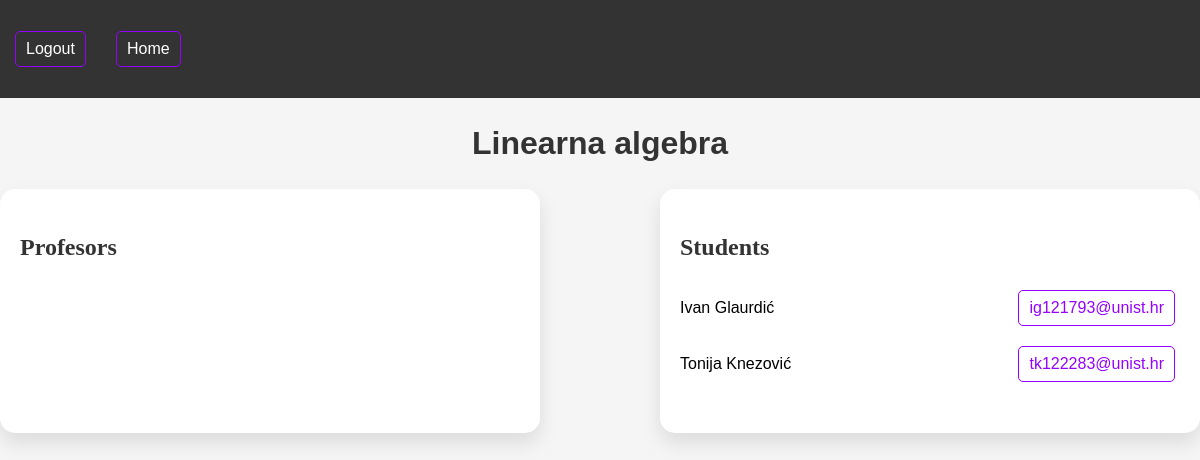
The page /Course-details/1 (signed in) on the database its author committed.
### app/models.py (models this page shows, shortened)
class Predmeti(models.Model):
    IZBORNI = (('da', 'da'), ('ne', 'ne'))
    name = models.CharField(max_length=50)
    kod = models.CharField(max_length=50)
    program = models.CharField(max_length=50)
    ects = models.IntegerField()
    sem_red = models.IntegerField()
    sem_izv = models.IntegerField()
    izborni = models.CharField(max_length=50, choices=IZBORNI)

class Korisnik(AbstractUser):
    ROLES = (('prof', 'profesor'), ('stu', 'student'), ('admin', 'admin'))
    STATUS = (('none', 'None'), ('izv', 'izvanredni student'),
              ('red', 'redovni student'))
    role = models.CharField(max_length=50, choices=ROLES, default='stu')
    status = models.CharField(max_length=50, choices=STATUS, default='none')
    def full_name(self):
        return '%s %s' % (self.first_name, self.last_name)

### app/views.py (the view)
@admin_required
def course_details(request, id):
    course = Predmeti.objects.get(pk=id)
    students = Korisnik.objects.filter(upisnilist__predmet=course)
    profesors = Korisnik.objects.filter(assignedcourse__predmet=course)
    context = {
        'course': course,
        'profesors': profesors,
        'students': students,
    }
    return render(request, 'course_details.html', context)

### app/templates/course_details.html (shortened to what this page needs)
<!DOCTYPE html>
<html lang="en">
    {% load static %}
<head>
    <link rel="stylesheet" type="text/css" href="{% static 'css/style.css' %}"/>
</head>
<body>
    <nav>
        <ul>
            <li><a href="{% url 'logout' %}">Logout</a></li>
            <li><a href="{% url 'admin_page' %}">Home</a></li>
        </ul>
    </nav>
    <h1> {{ course.name }} </h1>
    <section class="list-cointainer">
        <div class="all-profesors">
            <h2>Profesors</h2>
        </div>
        <div class="all-students">
            <h2>Students</h2>
            <ul class="all-students-list">
            {% for student in students %}
                <li>
                    {{ student.full_name }}
                    <a href="{% url 'student_details' student.id %}">{{ student.email }}</a>
                </li>
            {% endfor %}
            </ul>
        </div>
    </section>
</body>

### app/static/css/style.css (style rules this page uses)
:root { --main-color: #f5f5f5; --header: #333; --form-border: #ddd; --form-button: #9500ff; --form-button-hover: #6e00b3; --accent-color: #f1c40f; --error-color: #ff0000; }
body { font-family: Arial, sans-serif; background-color: var(--main-color); margin: 0; line-height: 1.5 }
nav { background-color: var(--header); padding: 10px; color: #fff; position: sticky; top: 0; width: 100%; }
nav ul { list-style: none; padding: 0; display: flex; justify-content: flex-start }
nav ul li { margin-right: 20px }
nav ul li a { color: #fff; text-decoration: none }
h2 { font-family: "Georgia", serif; color: var(--header) }
a { display: inline-block; margin: 5px; color: var(--form-button); text-decoration: none; padding: 5px 10px; border-radius: 5px; border: 1px solid var(--form-button); transition: background-color .3s ease }
h1 { color: var(--header); text-align: center; }
.list-cointainer { display: flex; justify-content: space-between; margin-top: 20px }
.all-profesors, .all-students { width: 45%; background-color: #fff; border-radius: 15px; padding: 20px; box-shadow: 0px 10px 20px 0px rgba(0, 0, 0, 0.1); box-sizing: border-box; }
.all-profesors-list, .all-students-list { list-style: none; padding: 0; display: flex; flex-direction: column; }
.all-profesors-list li, .all-students-list li { width: inherit; display: flex; justify-content: space-between; align-items: center; margin-bottom: 10px; }

### rows shown on the page
Predmeti: name "Linearna algebra"
Korisnik: full_name "Ivan Glaurdić", email "ig121793@unist.hr"
Korisnik: full_name "Tonija Knezović", email "tk122283@unist.hr"
